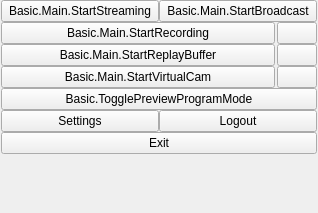
<?xml version="1.0" encoding="UTF-8"?>
<ui version="4.0">
 <class>OBSBasicControls</class>
 <widget class="QWidget" name="OBSBasicControls">
  <property name="geometry">
   <rect>
    <x>0</x>
    <y>0</y>
    <width>318</width>
    <height>213</height>
   </rect>
  </property>
  <layout class="QVBoxLayout" name="verticalLayout_9">
   <property name="spacing">
    <number>0</number>
   </property>
   <property name="leftMargin">
    <number>1</number>
   </property>
   <property name="topMargin">
    <number>0</number>
   </property>
   <property name="rightMargin">
    <number>1</number>
   </property>
   <property name="bottomMargin">
    <number>1</number>
   </property>
   <item>
    <widget class="QFrame" name="controlsFrame">
     <layout class="QVBoxLayout" name="buttonsVLayout">
      <property name="spacing">
       <number>0</number>
      </property>
      <property name="leftMargin">
       <number>0</number>
      </property>
      <property name="topMargin">
       <number>0</number>
      </property>
      <property name="rightMargin">
       <number>0</number>
      </property>
      <property name="bottomMargin">
       <number>0</number>
      </property>
      <item>
       <layout class="QHBoxLayout" name="horizontalLayout_7">
        <item>
         <widget class="NonCheckableButton" name="streamButton">
          <property name="enabled">
           <bool>true</bool>
          </property>
          <property name="sizePolicy">
           <sizepolicy hsizetype="Ignored" vsizetype="Fixed">
            <horstretch>0</horstretch>
            <verstretch>0</verstretch>
           </sizepolicy>
          </property>
          <property name="minimumSize">
           <size>
            <width>150</width>
            <height>0</height>
           </size>
          </property>
          <property name="text">
           <string>Basic.Main.StartStreaming</string>
          </property>
          <property name="checkable">
           <bool>true</bool>
          </property>
         </widget>
        </item>
        <item>
         <widget class="NonCheckableButton" name="broadcastButton">
          <property name="enabled">
           <bool>true</bool>
          </property>
          <property name="sizePolicy">
           <sizepolicy hsizetype="Ignored" vsizetype="Fixed">
            <horstretch>0</horstretch>
            <verstretch>0</verstretch>
           </sizepolicy>
          </property>
          <property name="minimumSize">
           <size>
            <width>150</width>
            <height>0</height>
           </size>
          </property>
          <property name="text">
           <string>Basic.Main.StartBroadcast</string>
          </property>
          <property name="checkable">
           <bool>true</bool>
          </property>
         </widget>
        </item>
       </layout>
      </item>
      <item>
       <layout class="QHBoxLayout" name="recordingLayout">
        <property name="spacing">
         <number>2</number>
        </property>
        <property name="leftMargin">
         <number>0</number>
        </property>
        <property name="topMargin">
         <number>0</number>
        </property>
        <property name="rightMargin">
         <number>0</number>
        </property>
        <property name="bottomMargin">
         <number>0</number>
        </property>
        <item>
         <widget class="NonCheckableButton" name="recordButton">
          <property name="enabled">
           <bool>true</bool>
          </property>
          <property name="sizePolicy">
           <sizepolicy hsizetype="MinimumExpanding" vsizetype="Fixed">
            <horstretch>0</horstretch>
            <verstretch>0</verstretch>
           </sizepolicy>
          </property>
          <property name="minimumSize">
           <size>
            <width>0</width>
            <height>0</height>
           </size>
          </property>
          <property name="text">
           <string>Basic.Main.StartRecording</string>
          </property>
          <property name="checkable">
           <bool>true</bool>
          </property>
         </widget>
        </item>
        <item>
         <widget class="QPushButton" name="pauseRecordButton">
          <property name="enabled">
           <bool>true</bool>
          </property>
          <property name="minimumSize">
           <size>
            <width>0</width>
            <height>0</height>
           </size>
          </property>
          <property name="toolTip">
           <string>Basic.Main.PauseRecording</string>
          </property>
          <property name="accessibleName">
           <string>Basic.Main.PauseRecording</string>
          </property>
          <property name="icon">
           <iconset resource="obs.qrc">
            <normaloff>:/res/images/media-pause.svg</normaloff>:/res/images/media-pause.svg</iconset>
          </property>
          <property name="checkable">
           <bool>true</bool>
          </property>
          <property name="class" stdset="0">
           <string>icon-media-pause</string>
          </property>
         </widget>
        </item>
       </layout>
      </item>
      <item>
       <layout class="QHBoxLayout" name="replayBufferLayout">
        <property name="spacing">
         <number>2</number>
        </property>
        <property name="leftMargin">
         <number>0</number>
        </property>
        <property name="topMargin">
         <number>0</number>
        </property>
        <property name="rightMargin">
         <number>0</number>
        </property>
        <property name="bottomMargin">
         <number>0</number>
        </property>
        <item>
         <widget class="NonCheckableButton" name="replayBufferButton">
          <property name="enabled">
           <bool>true</bool>
          </property>
          <property name="sizePolicy">
           <sizepolicy hsizetype="MinimumExpanding" vsizetype="Fixed">
            <horstretch>0</horstretch>
            <verstretch>0</verstretch>
           </sizepolicy>
          </property>
          <property name="minimumSize">
           <size>
            <width>0</width>
            <height>0</height>
           </size>
          </property>
          <property name="text">
           <string>Basic.Main.StartReplayBuffer</string>
          </property>
          <property name="checkable">
           <bool>true</bool>
          </property>
         </widget>
        </item>
        <item>
         <widget class="QPushButton" name="saveReplayButton">
          <property name="enabled">
           <bool>true</bool>
          </property>
          <property name="minimumSize">
           <size>
            <width>0</width>
            <height>0</height>
           </size>
          </property>
          <property name="toolTip">
           <string>Basic.Main.SaveReplay</string>
          </property>
          <property name="accessibleName">
           <string>Basic.Main.SaveReplay</string>
          </property>
          <property name="icon">
           <iconset resource="obs.qrc">
            <normaloff>:/res/images/save.svg</normaloff>:/res/images/save.svg</iconset>
          </property>
          <property name="class" stdset="0">
           <string>icon-save</string>
          </property>
         </widget>
        </item>
       </layout>
      </item>
      <item>
       <layout class="QHBoxLayout" name="virtualCamLayout">
        <property name="spacing">
         <number>2</number>
        </property>
        <property name="leftMargin">
         <number>0</number>
        </property>
        <property name="topMargin">
         <number>0</number>
        </property>
        <property name="rightMargin">
         <number>0</number>
        </property>
        <property name="bottomMargin">
         <number>0</number>
        </property>
        <item>
         <widget class="NonCheckableButton" name="virtualCamButton">
          <property name="enabled">
           <bool>true</bool>
          </property>
          <property name="sizePolicy">
           <sizepolicy hsizetype="MinimumExpanding" vsizetype="Fixed">
            <horstretch>0</horstretch>
            <verstretch>0</verstretch>
           </sizepolicy>
          </property>
          <property name="minimumSize">
           <size>
            <width>0</width>
            <height>0</height>
           </size>
          </property>
          <property name="text">
           <string>Basic.Main.StartVirtualCam</string>
          </property>
          <property name="checkable">
           <bool>true</bool>
          </property>
         </widget>
        </item>
        <item>
         <widget class="QPushButton" name="virtualCamConfigButton">
          <property name="enabled">
           <bool>true</bool>
          </property>
          <property name="minimumSize">
           <size>
            <width>0</width>
            <height>0</height>
           </size>
          </property>
          <property name="toolTip">
           <string>Basic.Main.VirtualCamConfig</string>
          </property>
          <property name="accessibleName">
           <string>Basic.Main.VirtualCamConfig</string>
          </property>
          <property name="icon">
           <iconset resource="obs.qrc">
            <normaloff>:/settings/images/settings/general.svg</normaloff>:/settings/images/settings/general.svg</iconset>
          </property>
          <property name="class" stdset="0">
           <string>icon-gear</string>
          </property>
         </widget>
        </item>
       </layout>
      </item>
      <item>
       <widget class="NonCheckableButton" name="modeSwitch">
        <property name="sizePolicy">
         <sizepolicy hsizetype="Ignored" vsizetype="Fixed">
          <horstretch>0</horstretch>
          <verstretch>0</verstretch>
         </sizepolicy>
        </property>
        <property name="minimumSize">
         <size>
          <width>150</width>
          <height>0</height>
         </size>
        </property>
        <property name="text">
         <string>Basic.TogglePreviewProgramMode</string>
        </property>
        <property name="checkable">
         <bool>true</bool>
        </property>
       </widget>
      </item>
      <item>
       <layout class="QHBoxLayout" name="settingLogoutLayout">
        <item>
         <widget class="QPushButton" name="settingsButton">
         <property name="sizePolicy">
          <sizepolicy hsizetype="Ignored" vsizetype="Fixed">
           <horstretch>0</horstretch>
           <verstretch>0</verstretch>
          </sizepolicy>
         </property>
         <property name="minimumSize">
          <size>
           <width>150</width>
           <height>0</height>
          </size>
         </property>
         <property name="text">
          <string>Settings</string>
         </property>
        </widget>
        </item>
        <item>
         <widget class="QPushButton" name="logoutButton">
          <property name="sizePolicy">
           <sizepolicy hsizetype="Ignored" vsizetype="Fixed">
            <horstretch>0</horstretch>
            <verstretch>0</verstretch>
           </sizepolicy>
          </property>
          <property name="minimumSize">
           <size>
            <width>150</width>
            <height>0</height>
           </size>
          </property>
          <property name="text">
           <string>Logout</string>
          </property>
         </widget>
        </item>
       </layout>
      </item>
      <item>
       <widget class="QPushButton" name="exitButton">
        <property name="sizePolicy">
         <sizepolicy hsizetype="Ignored" vsizetype="Fixed">
          <horstretch>0</horstretch>
          <verstretch>0</verstretch>
         </sizepolicy>
        </property>
        <property name="minimumSize">
         <size>
          <width>150</width>
          <height>0</height>
         </size>
        </property>
        <property name="text">
         <string>Exit</string>
        </property>
       </widget>
      </item>
      <item>
       <spacer name="expVSpacer">
        <property name="orientation">
         <enum>Qt::Orientation::Vertical</enum>
        </property>
        <property name="sizeHint" stdset="0">
         <size>
          <width>0</width>
          <height>0</height>
         </size>
        </property>
       </spacer>
      </item>
     </layout>
    </widget>
   </item>
  </layout>
 </widget>
 <customwidgets>
  <customwidget>
   <class>NonCheckableButton</class>
   <extends>QPushButton</extends>
   <header>components/NonCheckableButton.hpp</header>
  </customwidget>
 </customwidgets>
 <resources>
  <include location="obs.qrc"/>
 </resources>
 <connections/>
</ui>
